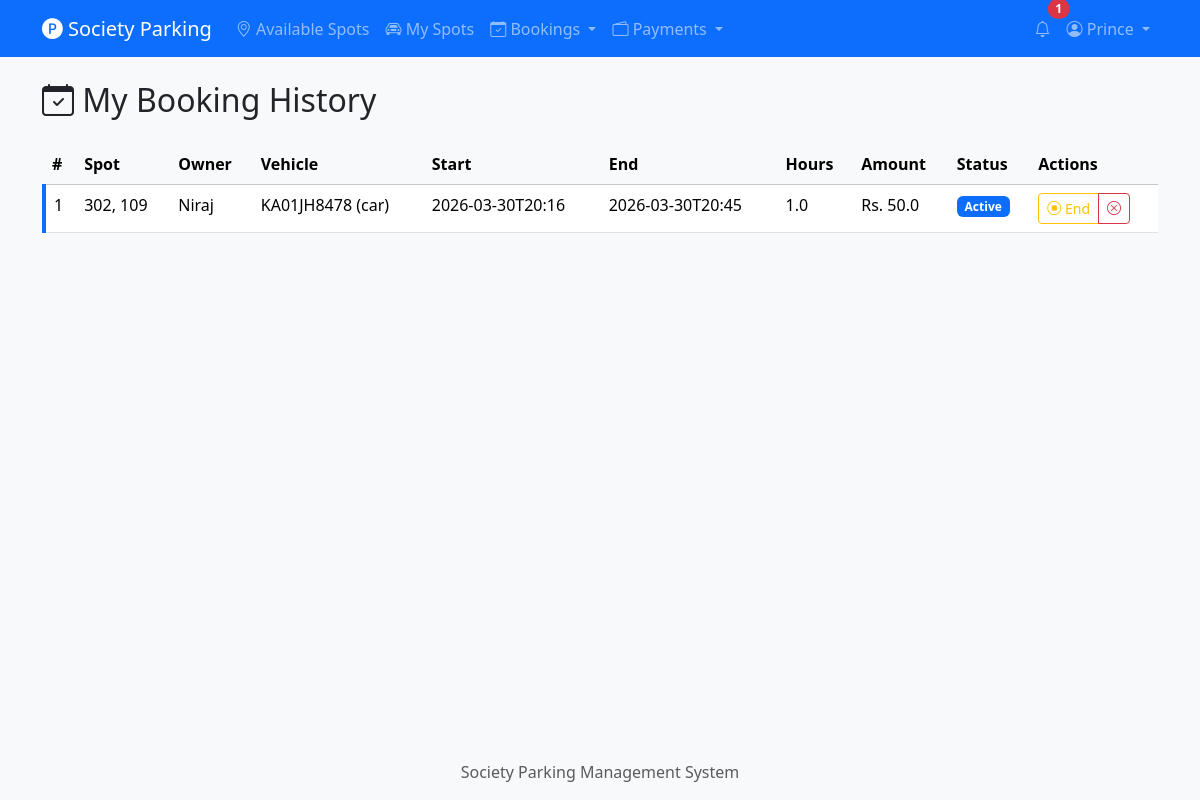
/bookings (signed in), run on the app's committed database.
### tables this page shows
CREATE TABLE users (
    id INTEGER PRIMARY KEY AUTOINCREMENT,
    name TEXT NOT NULL,
    email TEXT UNIQUE NOT NULL,
    password_hash TEXT NOT NULL,
    flat_number TEXT NOT NULL,
    phone TEXT NOT NULL,
    role TEXT NOT NULL DEFAULT 'resident',
    is_active INTEGER NOT NULL DEFAULT 1,
    created_at TIMESTAMP DEFAULT CURRENT_TIMESTAMP
);

CREATE TABLE bookings (
    id INTEGER PRIMARY KEY AUTOINCREMENT,
    spot_id INTEGER NOT NULL,
    booked_by INTEGER NOT NULL,
    vehicle_number TEXT NOT NULL,
    vehicle_type TEXT NOT NULL DEFAULT 'car',
    start_time TIMESTAMP NOT NULL,
    end_time TIMESTAMP NOT NULL,
    actual_end_time TIMESTAMP,
    total_hours REAL,
    total_amount REAL,
    status TEXT NOT NULL DEFAULT 'active',
    created_at TIMESTAMP DEFAULT CURRENT_TIMESTAMP,
    FOREIGN KEY (spot_id) REFERENCES parking_spots (id),
    FOREIGN KEY (booked_by) REFERENCES users (id)
);

CREATE TABLE parking_spots (
    id INTEGER PRIMARY KEY AUTOINCREMENT,
    owner_id INTEGER NOT NULL,
    spot_number TEXT NOT NULL,
    location_description TEXT,
    is_available INTEGER NOT NULL DEFAULT 1,
    hourly_rate REAL NOT NULL,
    available_from TEXT,
    available_until TEXT,
    created_at TIMESTAMP DEFAULT CURRENT_TIMESTAMP,
    FOREIGN KEY (owner_id) REFERENCES users (id)
);

### routes/bookings.py (the view)
@bookings_bp.route('/bookings')
@login_required
def my_bookings():
    bookings = get_bookings_by_user(current_user.id)
    return render_template('bookings/my_bookings.html', bookings=bookings)

### db.py (called while the page is built)
def get_db():
    if 'db' not in g:
        g.db = sqlite3.connect(current_app.config['DATABASE'])
        g.db.row_factory = sqlite3.Row
        g.db.execute("PRAGMA foreign_keys = ON")
    return g.db

### models/booking.py (called while the page is built)
def get_bookings_by_user(user_id):
    db = get_db()
    return db.execute(
        """SELECT b.*, ps.spot_number, ps.hourly_rate, o.name as owner_name
           FROM bookings b
           JOIN parking_spots ps ON b.spot_id = ps.id
           JOIN users o ON ps.owner_id = o.id
           WHERE b.booked_by = ?
           ORDER BY b.created_at DESC""",
        (user_id,)
    ).fetchall()

### models/notification.py (called while the page is built)
def get_unread_count(user_id):
    db = get_db()
    row = db.execute(
        "SELECT COUNT(*) as cnt FROM notifications WHERE user_id = ? AND is_read = 0",
        (user_id,)
    ).fetchone()
    return row['cnt']

### models/user.py (called while the page is built)
def row_to_user(row):
    if row is None:
        return None
    return User(
        id=row['id'], name=row['name'], email=row['email'],
        password_hash=row['password_hash'], flat_number=row['flat_number'],
        phone=row['phone'], role=row['role'], is_active=row['is_active'],
        created_at=row['created_at']
    )

def get_user_by_id(user_id):
    db = get_db()
    row = db.execute("SELECT * FROM users WHERE id = ?", (user_id,)).fetchone()
    return row_to_user(row)

    @property
    def is_active(self):
        return bool(self._is_active)

    @property
    def is_admin(self):
        return self.role == 'admin'

### templates/bookings/my_bookings.html (shortened to what this page needs)
{% extends "base.html" %}
{% block content %}
<h2 class="mb-4"><i class="bi bi-calendar-check"></i> My Booking History</h2>
{% if bookings %}
<div class="table-responsive">
    <table class="table table-hover">
        <thead class="table-light">
            <tr>
                <th>#</th>
                <th>Spot</th>
                <th>Owner</th>
                <th>Vehicle</th>
                <th>Start</th>
                <th>End</th>
                <th>Hours</th>
                <th>Amount</th>
                <th>Status</th>
                <th>Actions</th>
            </tr>
        </thead>
        <tbody>
            {% for b in bookings %}
            <tr class="booking-{{ b['status'] }}">
                <td>{{ b['id'] }}</td>
                <td>{{ b['spot_number'] }}</td>
                <td>{{ b['owner_name'] }}</td>
                <td>{{ b['vehicle_number'] }} ({{ b['vehicle_type'] }})</td>
                <td>{{ b['start_time'][:16] }}</td>
                <td>{{ (b['actual_end_time'] or b['end_time'])[:16] }}</td>
                <td>{{ b['total_hours'] }}</td>
                <td>Rs. {{ b['total_amount'] }}</td>
                <td>
                    {% if b['status'] == 'active' %}
                    <span class="badge bg-primary">Active</span>
                    {% elif b['status'] == 'completed' %}
                    <span class="badge bg-success">Completed</span>
                    {% else %}
                    <span class="badge bg-danger">Cancelled</span>
                    {% endif %}
                </td>
                <td>
                    {% if b['status'] == 'active' %}
                    <div class="btn-group btn-group-sm">
                        <a href="{{ url_for('bookings.end_booking_early', booking_id=b['id']) }}"
                           class="btn btn-outline-warning" onclick="return confirm('End this booking now?')">
                            <i class="bi bi-stop-circle"></i> End
                        </a>
                        <a href="{{ url_for('bookings.cancel_booking_route', booking_id=b['id']) }}"
                           class="btn btn-outline-danger" onclick="return confirm('Cancel this booking?')">
                            <i class="bi bi-x-circle"></i>
                        </a>
                    </div>
                    {% else %}
                    -
                    {% endif %}
                </td>
            </tr>
            {% endfor %}
        </tbody>
    </table>
</div>
{% endif %}
{% endblock %}

### templates/base.html (shortened to what this page needs)
<!DOCTYPE html>
<html lang="en">
<head>
    <link href="https://cdn.jsdelivr.net/npm/bootstrap@5.3.2/dist/css/bootstrap.min.css" rel="stylesheet">
    <link href="https://cdn.jsdelivr.net/npm/bootstrap-icons@1.11.2/font/bootstrap-icons.css" rel="stylesheet">
    <link href="{{ url_for('static', filename='css/style.css') }}" rel="stylesheet">
</head>
<body>
    <nav class="navbar navbar-expand-lg navbar-dark bg-primary">
        <div class="container">
            <a class="navbar-brand" href="{{ url_for('spots.list_spots') }}">
                <i class="bi bi-p-circle-fill"></i> Society Parking
            </a>
            <div class="collapse navbar-collapse" id="navbarNav">
                <ul class="navbar-nav me-auto">
                    <li class="nav-item">
                        <a class="nav-link" href="{{ url_for('spots.list_spots') }}">
                            <i class="bi bi-geo-alt"></i> Available Spots
                        </a>
                    </li>
                    {% if current_user.is_authenticated %}
                    <li class="nav-item">
                        <a class="nav-link" href="{{ url_for('spots.my_spots') }}">
                            <i class="bi bi-car-front"></i> My Spots
                        </a>
                    </li>
                    <li class="nav-item dropdown">
                        <a class="nav-link dropdown-toggle" href="#" role="button" data-bs-toggle="dropdown">
                            <i class="bi bi-calendar-check"></i> Bookings
                        </a>
                    </li>
                    <li class="nav-item dropdown">
                        <a class="nav-link dropdown-toggle" href="#" role="button" data-bs-toggle="dropdown">
                            <i class="bi bi-wallet2"></i> Payments
                        </a>
                    </li>
                    {% endif %}
                </ul>
                <ul class="navbar-nav">
                    {% if current_user.is_authenticated %}
                    <li class="nav-item">
                        <a class="nav-link position-relative" href="{{ url_for('notifications.list_notifications') }}">
                            <i class="bi bi-bell"></i>
                            {% if unread_notification_count > 0 %}
                            <span class="position-absolute top-0 start-100 translate-middle badge rounded-pill bg-danger">
                                {{ unread_notification_count }}
                            </span>
                            {% endif %}
                        </a>
                    </li>
                    <li class="nav-item dropdown">
                        <a class="nav-link dropdown-toggle" href="#" role="button" data-bs-toggle="dropdown">
                            <i class="bi bi-person-circle"></i> {{ current_user.name }}
                        </a>
                    </li>
                    {% endif %}
                </ul>
            </div>
        </div>
    </nav>
    <div class="container mt-4">
        {% block content %}{% endblock %}
    </div>
    <footer class="mt-5 py-3 bg-light text-center text-muted">
        <div class="container">
            Society Parking Management System
        </div>
    </footer>
</body>
</html>

### static/css/style.css (style rules this page uses)
body { min-height: 100vh; display: flex; flex-direction: column; background-color: #f8f9fa; }
.container.mt-4 { flex: 1; }
.booking-active { border-left: 4px solid #0d6efd; }
.navbar-brand i { font-size: 1.3rem; }
.table th { font-weight: 600; white-space: nowrap; }

### data on the page
users: name "Prince"
bookings: id "1", spot_number "302, 109", owner_name "Niraj", vehicle_number "KA01JH8478", vehicle_type "car", start_time "2026-03-30T20:16", end_time "2026-03-30T20:45", total_hours "1.0", total_amount "50.0", status "Active"

### other printed values
{{ unread_notification_count }} "1"
